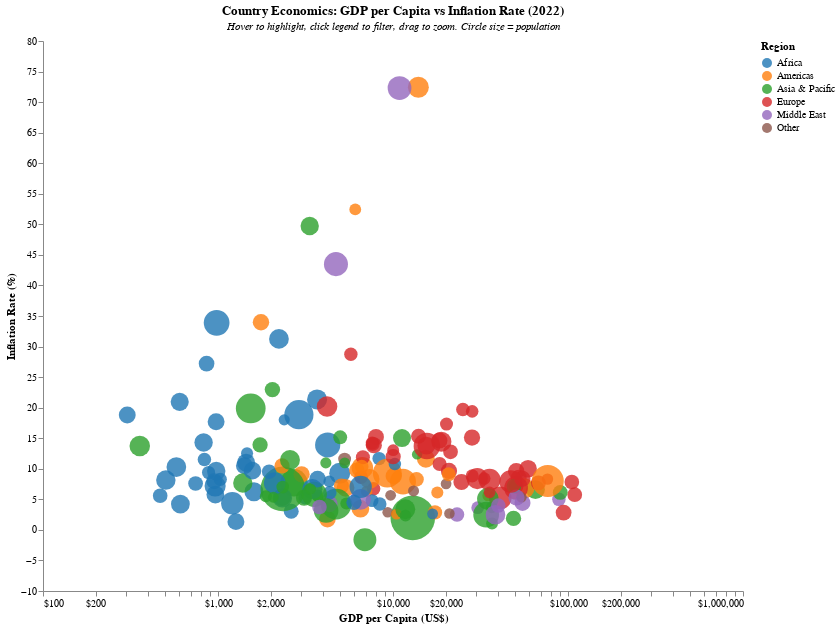

Notebook code for this chart:
### Code cell
import altair as alt
import pandas as pd
import requests

def get_world_bank_data(indicator, year=2022):
    """Fetch data from World Bank API"""
    url = f"https://api.worldbank.org/v2/country/all/indicator/{indicator}"
    params = {
        'date': year,
        'format': 'json',
        'per_page': 500
    }
    
    response = requests.get(url, params=params)
    if response.status_code == 200:
        data = response.json()
        if len(data) > 1:
            records = []
            for item in data[1]:
                if item['value'] is not None:
                    records.append({
                        'country': item['country']['value'],
                        'country_code': item['countryiso3code'],
                        'year': item['date'],
                        'value': item['value']
                    })
            return pd.DataFrame(records)
    return pd.DataFrame()


# Try 2022 data
gdp_data = get_world_bank_data('NY.GDP.PCAP.CD', 2022)
gdp_data = gdp_data.rename(columns={'value': 'gdp_per_capita'})

inflation_data = get_world_bank_data('FP.CPI.TOTL.ZG', 2022)
inflation_data = inflation_data.rename(columns={'value': 'inflation_rate'})

population_data = get_world_bank_data('SP.POP.TOTL', 2022)
population_data = population_data.rename(columns={'value': 'population'})

# Merge the datasets
df = gdp_data[['country', 'country_code', 'gdp_per_capita']].merge(
    inflation_data[['country_code', 'inflation_rate']], 
    on='country_code', 
    how='inner'
).merge(
    population_data[['country_code', 'population']], 
    on='country_code', 
    how='inner'
)

# Remove rows with missing values
df = df.dropna()

# Filter out aggregates
aggregate_patterns = [
    'income', 'dividend', 'IDA', 'IBRD', 'blend', 'only',
    'member', 'developing', 'developed', 'situations',
    'Europe and', 'Africa Western', 'Africa Eastern', 
    'Central Europe', 'demographic', 'Fragile',
    'conflict', 'Arab World', 'Caribbean', 'Pacific island',
    'Small states', 'OECD', 'Euro area', 'European Union'
]

for pattern in aggregate_patterns:
    df = df[~df['country'].str.contains(pattern, case=False, na=False)]


# Exclude aggregate codes
exclude_codes = ['WLD', 'EAS', 'ECS', 'LCN', 'MEA', 'NAC', 'SAS', 'SSF', 
                 'HIC', 'LIC', 'LMC', 'MIC', 'UMC', 'EUU', 'ARB', 'CSS',
                 'EAP', 'EMU', 'ECA', 'LAC', 'MNA', 'SSA', 'IBD', 'IBT',
                 'IDX', 'IDB', 'IDA', 'TEA', 'TEC', 'TLA', 'TMN', 'TSA',
                 'TSS', 'OED', 'OSS', 'PSS', 'PST', 'SST', 'INX',
                 'AFE', 'AFW', 'CEB', 'EAR', 'FCS', 'LTE', 'PRE', 'IDD',
                 'HPC']

df = df[~df['country_code'].isin(exclude_codes)]
print(f"After excluding aggregate codes: {len(df)} countries")

# Assign regions
def assign_region(country_code):
    asia_pacific = ['CHN', 'IND', 'IDN', 'JPN', 'KOR', 'THA', 'VNM', 'PHL', 'MYS', 'SGP', 
                    'PAK', 'BGD', 'MMR', 'KHM', 'LAO', 'NPL', 'LKA', 'AFG', 'BTN', 'MDV',
                    'AUS', 'NZL', 'PNG', 'FJI', 'MNG', 'BRN', 'TLS', 'KAZ', 'UZB', 'KGZ',
                    'TJK', 'TKM', 'WSM', 'TON', 'VUT', 'SLB', 'KIR', 'FSM', 'MHL', 'PLW',
                    'TUV', 'NRU', 'HKG', 'MAC']
    
    europe = ['DEU', 'GBR', 'FRA', 'ITA', 'ESP', 'POL', 'ROU', 'NLD', 'BEL', 'GRC', 
              'CZE', 'PRT', 'SWE', 'HUN', 'AUT', 'CHE', 'BGR', 'DNK', 'FIN', 'SVK',
              'NOR', 'IRL', 'HRV', 'SVN', 'LTU', 'LVA', 'EST', 'LUX', 'ISL', 'MLT',
              'CYP', 'UKR', 'BLR', 'RUS', 'MDA', 'ALB', 'SRB', 'MKD', 'BIH', 'MNE',
              'ARM', 'GEO', 'AZE']
    
    americas = ['USA', 'BRA', 'MEX', 'CAN', 'ARG', 'COL', 'PER', 'VEN', 'CHL', 'ECU',
                'GTM', 'CUB', 'BOL', 'HTI', 'DOM', 'HND', 'PRY', 'NIC', 'SLV', 'CRI',
                'PAN', 'URY', 'JAM', 'TTO', 'GUY', 'SUR', 'BHS', 'BLZ', 'BRB', 'GRD']
    
    africa = ['NGA', 'ETH', 'EGY', 'COD', 'TZA', 'ZAF', 'KEN', 'UGA', 'SDN', 'DZA',
              'MAR', 'AGO', 'GHA', 'MOZ', 'MDG', 'CMR', 'CIV', 'NER', 'BFA', 'MLI',
              'MWI', 'ZMB', 'SOM', 'SEN', 'TCD', 'ZWE', 'GIN', 'RWA', 'BEN', 'TUN',
              'BDI', 'SSD', 'TGO', 'SLE', 'LBY', 'LBR', 'MRT', 'CAF', 'ERI', 'GMB',
              'BWA', 'NAM', 'GAB', 'LSO', 'GNB', 'GNQ', 'MUS', 'SWZ', 'COM', 'CPV',
              'STP', 'SYC', 'DJI', 'COG']
    
    middle_east = ['SAU', 'IRN', 'IRQ', 'YEM', 'SYR', 'JOR', 'ARE', 'ISR', 'LBN', 'OMN',
                   'KWT', 'PSE', 'QAT', 'BHR', 'TUR']
    
    if country_code in asia_pacific:
        return 'Asia & Pacific'
    elif country_code in europe:
        return 'Europe'
    elif country_code in americas:
        return 'Americas'
    elif country_code in africa:
        return 'Africa'
    elif country_code in middle_east:
        return 'Middle East'
    else:
        return 'Other'

df['region'] = df['country_code'].apply(assign_region)


# Remove extreme outliers
df = df[df['inflation_rate'].abs() < 100]
df = df[df['gdp_per_capita'] < 120000]
df = df[df['gdp_per_capita'] > 100]


# Create a SIMPLE chart first
simple_chart = alt.Chart(df).mark_circle(size=100, opacity=0.7).encode(
    x=alt.X('gdp_per_capita:Q', scale=alt.Scale(type='log'), title='GDP per Capita'),
    y=alt.Y('inflation_rate:Q', title='Inflation Rate'),
    color='region:N',
    tooltip=['country:N', 'gdp_per_capita:Q', 'inflation_rate:Q', 'region:N']
).properties(
    width=600,
    height=400,
    title='GDP per Capita vs Inflation Rate (Simple)'
)


hover = alt.selection_point(
    fields=['country'],
    on='mouseover',
    nearest=True,
    empty=False
)

zoom = alt.selection_interval(bind='scales')

# Legend selection with ALL regions selected by default
legend_selection = alt.selection_point(
    fields=['region'],
    bind='legend',
    on='click',
    clear='dblclick'
)

full_chart = alt.Chart(df).mark_circle().encode(
    x=alt.X('gdp_per_capita:Q',
            title='GDP per Capita (US$)',
            scale=alt.Scale(type='log'),
            axis=alt.Axis(format='$,.0f', grid=False)),
    y=alt.Y('inflation_rate:Q',
            title='Inflation Rate (%)',
            scale=alt.Scale(zero=False),
            axis=alt.Axis(grid=False)),
    color=alt.Color('region:N',
                    title='Region',
                    scale=alt.Scale(scheme='category10'),
                    legend=alt.Legend(orient='right')),
    size=alt.condition(
        hover,
        alt.value(1000),
        alt.Size('population:Q', 
                 legend=None, 
                 scale=alt.Scale(type='sqrt', range=[100, 2000]))
    ),
    opacity=alt.condition(
        legend_selection,
        alt.value(0.8),   # Selected regions
        alt.value(0.1)    # Unselected regions
    ),
    tooltip=[
        alt.Tooltip('country:N', title='Country'),
        alt.Tooltip('region:N', title='Region'),
        alt.Tooltip('gdp_per_capita:Q', title='GDP per Capita', format='$,.0f'),
        alt.Tooltip('inflation_rate:Q', title='Inflation Rate', format='.2f'),
        alt.Tooltip('population:Q', title='Population', format=',.0f')
    ]
).add_params(
    hover,
    zoom,
    legend_selection
).properties(
    width=700,
    height=550,
    title={
        'text': 'Country Economics: GDP per Capita vs Inflation Rate (2022)',
        'subtitle': ['Hover to highlight, click legend to filter, drag to zoom. Circle size = population'],
        'subtitleFontStyle': 'italic',
        'subtitleFontSize': 11
    }
).configure_view(
    strokeWidth=0
)

full_chart

### Figure 1 — Vega-Lite specification as saved in the notebook (floating-point values rounded to 4 significant figures; data arrays with more than 128 entries replaced by an {"elided": "..."} marker saying what was removed)
{"config": {"view": {"continuousWidth": 300, "continuousHeight": 300, "strokeWidth": 0}}, "data": {"name": "data-a1f869fa9fa7d88eecaf2c5b969e5a97"}, "mark": {"type": "circle"}, "encoding": {"color": {"field": "region", "legend": {"orient": "right"}, "scale": {"scheme": "category10"}, "title": "Region", "type": "nominal"}, "opacity": {"condition": {"param": "param_60", "value": 0.8}, "value": 0.1}, "size": {"condition": {"param": "param_58", "empty": false, "value": 1000}, "field": "population", "legend": null, "scale": {"range": [100, 2000], "type": "sqrt"}, "type": "quantitative"}, "tooltip": [{"field": "country", "title": "Country", "type": "nominal"}, {"field": "region", "title": "Region", "type": "nominal"}, {"field": "gdp_per_capita", "format": "$,.0f", "title": "GDP per Capita", "type": "quantitative"}, {"field": "inflation_rate", "format": ".2f", "title": "Inflation Rate", "type": "quantitative"}, {"field": "population", "format": ",.0f", "title": "Population", "type": "quantitative"}], "x": {"axis": {"format": "$,.0f", "grid": false}, "field": "gdp_per_capita", "scale": {"type": "log"}, "title": "GDP per Capita (US$)", "type": "quantitative"}, "y": {"axis": {"grid": false}, "field": "inflation_rate", "scale": {"zero": false}, "title": "Inflation Rate (%)", "type": "quantitative"}}, "height": 550, "params": [{"name": "param_58", "select": {"type": "point", "fields": ["country"], "nearest": true, "on": "mouseover"}}, {"name": "param_59", "select": {"type": "interval"}, "bind": "scales"}, {"name": "param_60", "select": {"type": "point", "clear": "dblclick", "fields": ["region"], "on": "click"}, "bind": "legend"}], "title": {"text": "Country Economics: GDP per Capita vs Inflation Rate (2022)", "subtitle": ["Hover to highlight, click legend to filter, drag to zoom. Circle size = population"], "subtitleFontStyle": "italic", "subtitleFontSize": 11}, "width": 700, "$schema": "https://vega.github.io/schema/vega-lite/v5.20.1.json", "datasets": {"data-a1f869fa9fa7d88eecaf2c5b969e5a97": {"elided": "172 records"}}}
